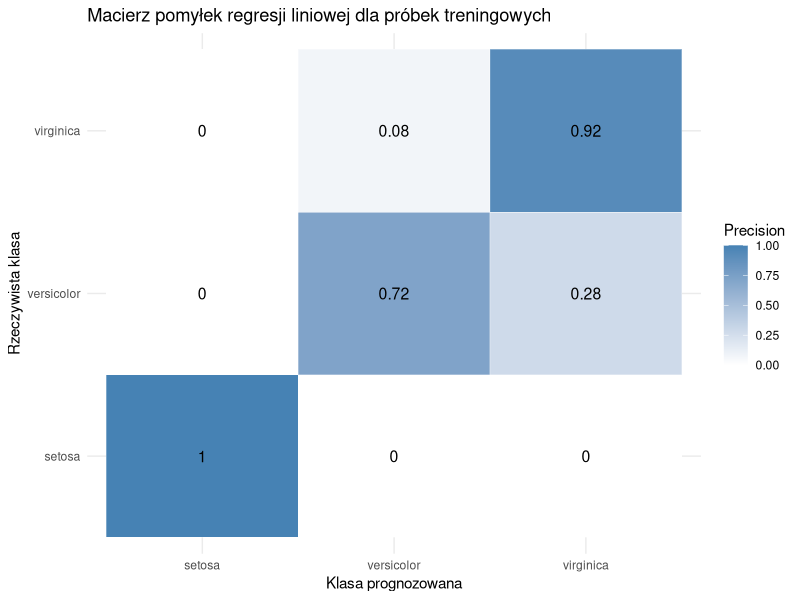
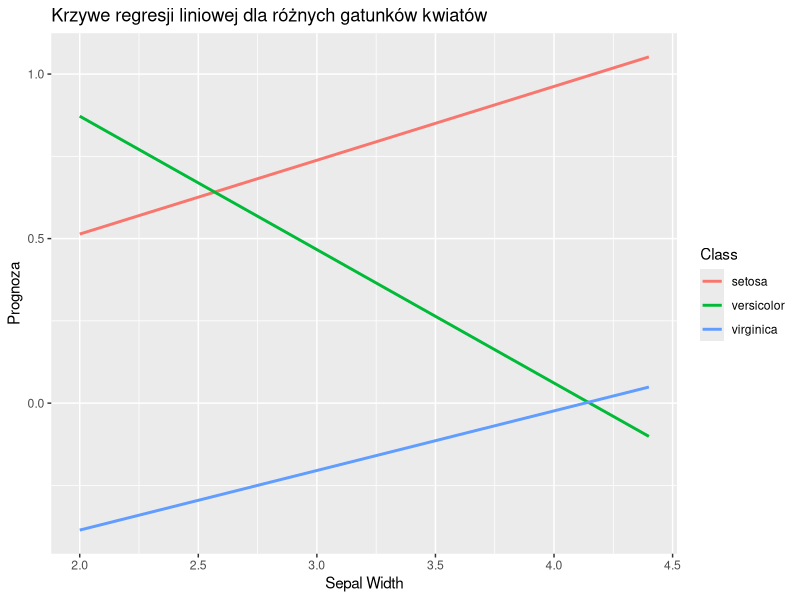
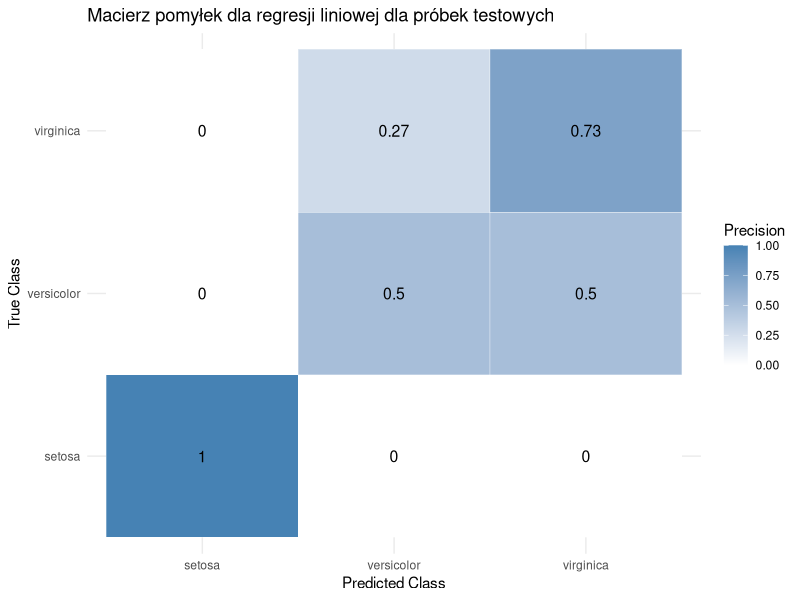
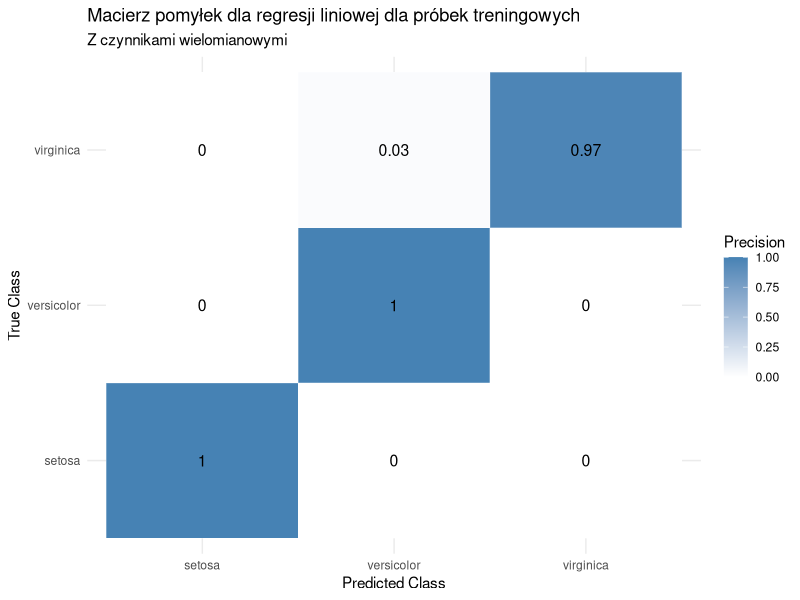
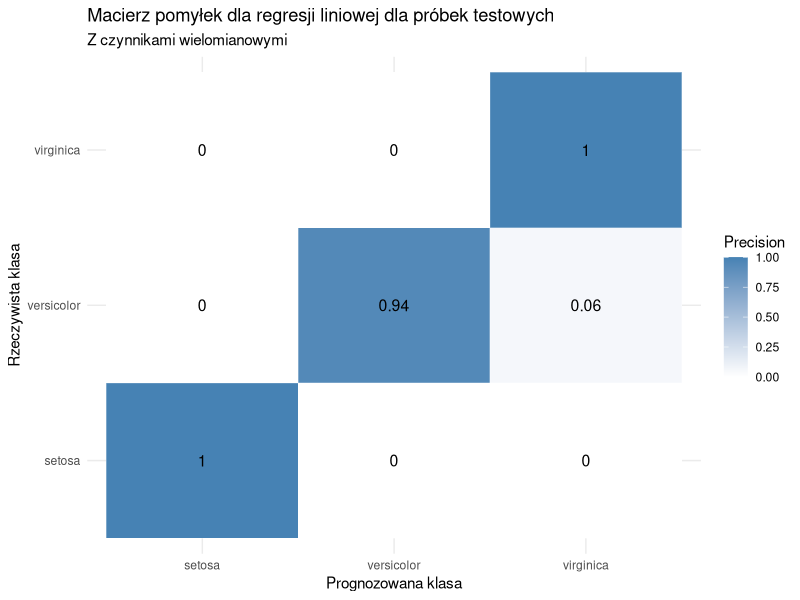
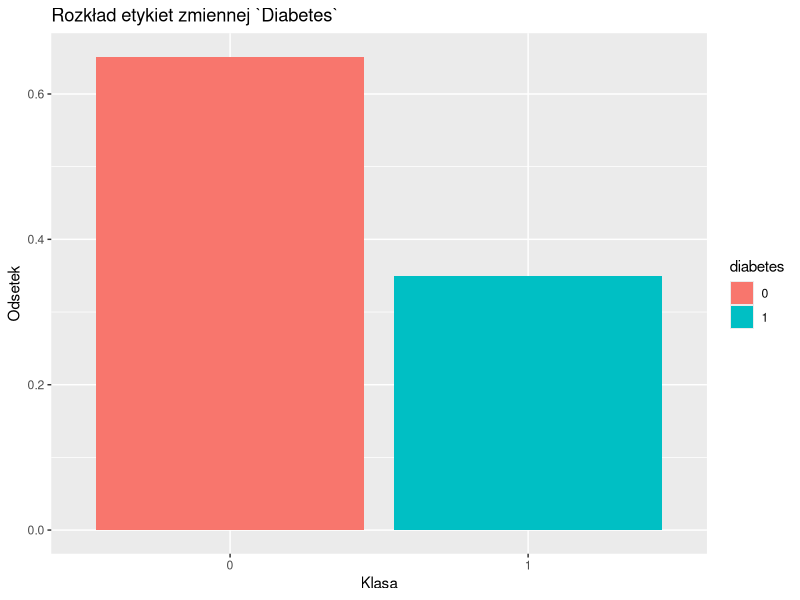
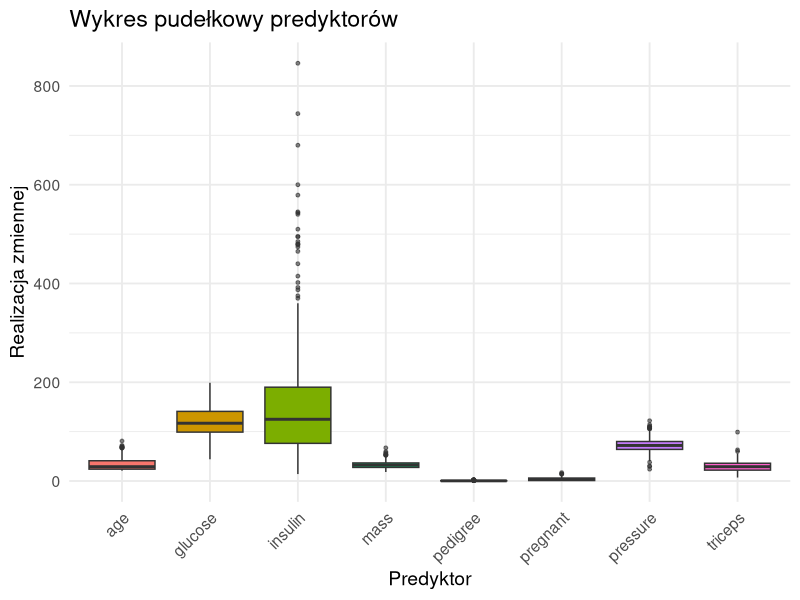
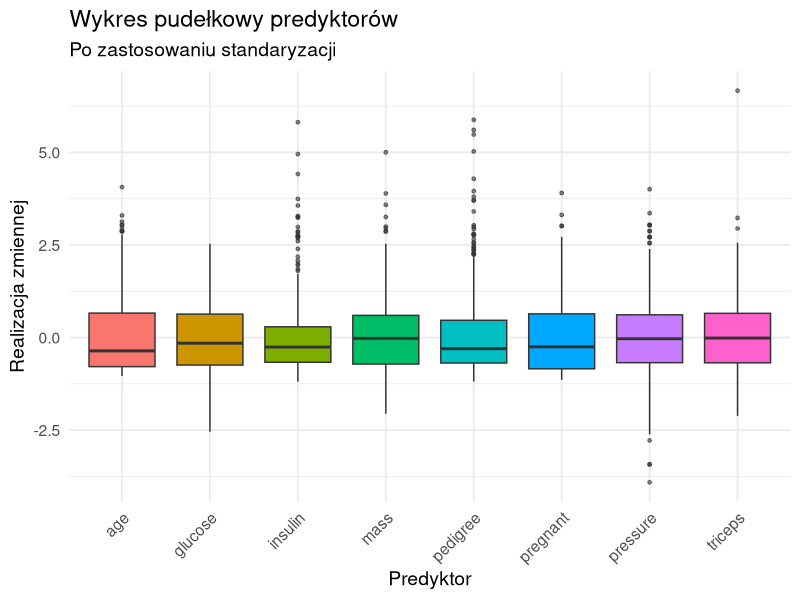

Write the R code that produced these figures, in order. (Note: this script raises an error after producing the figures.)
## ---- chunk 1
knitr::opts_chunk$set(echo = FALSE, cache = FALSE)
knitr::opts_chunk$set(warning = FALSE, message = FALSE, include = FALSE) 
knitr::opts_chunk$set(fig.pos = "H", out.extra = '', fig.align = "center",
                      fig.height = 4, fig.width =6)
knitr::opts_chunk$set(dev.args = list(encoding = "CP1250.ENC"))

## ---- chunk 2
# Import necessary librarries
library(datasets)
library(caret)
library(reshape2)
library(ggplot2)
library(rlang)
library(dplyr)
library(tidyr)
library(class)
library(rpart)
library(e1071)

## ---- chunk 3
iris_df <- iris
## ---- chunk 4
split_ratio <- 0.7

train_indices <- sample(seq_len(nrow(iris_df)), size = split_ratio * nrow(iris_df))

train_data <- iris_df[train_indices, ]
test_data  <- iris_df[-train_indices, ]
## ---- chunk 5
# Extract class labels
classes <- unique(iris_df$Species)

predictors <- c("Sepal.Length","Sepal.Width", "Petal.Length", "Petal.Width")

# Function to fit one-vs-rest linear regression model for a given class
model_fitter <- function(train_data, cls) {
  binary_response <- ifelse(train_data$Species == cls, 1, 0)
  lm(binary_response ~ Sepal.Length + Sepal.Width + Petal.Length + Petal.Width,
     data = train_data)
}

# Train a model for each class
models <- lapply(classes, function(cls) model_fitter(train_data, cls))

# Function to predict class with the highest predicted value
predict_multiclass <- function(data, models) {
  preds <- sapply(models, function(model) predict(model, newdata = data))
  preds <- as.matrix(preds)
  colnames(preds) <- classes

  max_indices <- apply(preds, 1, which.max)
  predicted_classes <- factor(classes[max_indices], levels = classes)

  return(predicted_classes)
}

## ---- chunk 6
# Predict ondata
predicted.classes <- predict_multiclass(iris_df, models)

iris_df$Predicted.Species <- predicted.classes
## ---- chunk 7
# Find the true labels
G <- iris_df[train_indices, "Species"]

# Find the predicted labels
G.hat <- predicted.classes[train_indices]

# Create a confussion matrix
conf.matrix <- confusionMatrix(data = G.hat, reference = G)$table

# Normalize the matrix by columns and melt the matrix
conf.matrix <- melt(prop.table(conf.matrix, margin = 2))

# Rename the columns of the matrix
colnames(conf.matrix) <- c("Predicted.label", "True.label", "Precision")


# Plot the confussion matrix as heatmap
ggplot(conf.matrix, aes(x = Predicted.label, y = True.label, fill = Precision)) +
  geom_tile(color = "white") +
  geom_text(aes(label = round(Precision, 2)), size = 4) +
  scale_fill_gradient(low = "white", high = "steelblue") +
  labs(title = "Macierz pomyłek regresji liniowej dla próbek treningowych",
       x = "Klasa prognozowana", y = "Rzeczywista klasa", fill = "Precision") +
  theme_minimal()

## ---- chunk 8
create_linreg_data <- function(class, predictor = "Sepal.Length"){
  class_idx <- which(classes == class)
  model_do_wykresu <- models[[class_idx]] # Find the model for this particular class
  wspolczynniki <- coef(model_do_wykresu)  # Find the model coefficients

  przewidywane_wartosci <- wspolczynniki[1]  + wspolczynniki[predictor] * train_data[[predictor]] # Find the prediction error
  wartosci_regresji <- data.frame("X" = train_data[[predictor]], # Create data frame
                                   "Y" = przewidywane_wartosci,
                                   "Class" = class)
  colnames(wartosci_regresji) = c(predictor, "Y", "Class") # Set the column names
  return(wartosci_regresji)
}
## ---- chunk 9
predictor <- "Sepal.Width" # Wybiera predyktor

dfs <- lapply(classes, function(x) {create_linreg_data(x, predictor)}) # Tworzy listę ramek danych
combined_df <- bind_rows(dfs) # Łączy ramki danych

# Tworzy wykres liniowy
p1 <- ggplot(combined_df, aes(x = !!sym(predictor), y = Y, color = Class)) +
  geom_line(size = 1) +
  labs(title = "Krzywe regresji liniowej dla różnych gatunków kwiatów",
       x = gsub("\\.", " ", predictor), # Etykieta osi X
       y = "Prognoza", # Etykieta osi Y
       color = "Class") # Etykieta legendy
print(p1)
## ---- chunk 10
# Find the true labels
G <- iris_df[-train_indices, "Species"]

# Find the predicted labels
G.hat <- predicted.classes[-train_indices]

# Create a confussion matrix
conf.matrix <- confusionMatrix(data = G.hat, reference = G)$table

# Normalize the matrix by columns and melt the matrix
conf.matrix <- melt(prop.table(conf.matrix, margin = 2))

# Rename the columns of the matrix
colnames(conf.matrix) <- c("Predicted.label", "True.label", "Precision")


# Plot the confussion matrix as heatmap
ggplot(conf.matrix, aes(x = Predicted.label, y = True.label, fill = Precision)) +
  geom_tile(color = "white") +
  geom_text(aes(label = round(Precision, 2)), size = 4) +
  scale_fill_gradient(low = "white", high = "steelblue") +
  labs(title = "Macierz pomyłek dla regresji liniowej dla próbek testowych",
       x = "Predicted Class", y = "True Class", fill = "Precision") +
  theme(legend.position = "none") +
  theme_minimal()
## ---- chunk 11

# Creating the polynomial features
iris_df$Sepal.Length2 <- iris_df$Sepal.Length^2
iris_df$Sepal.Width2 <- iris_df$Sepal.Width^2
iris_df$Petal.Length2 <- iris_df$Petal.Length^2
iris_df$Petal.Width2 <- iris_df$Petal.Width^2

iris_df$Sepal.Length_Sepal.Width <- iris_df$Sepal.Length * iris_df$Sepal.Width
iris_df$Sepal.Length_Petal.Length <- iris_df$Sepal.Length * iris_df$Petal.Length
iris_df$Sepal.Length_Petal.Width <- iris_df$Sepal.Length * iris_df$Petal.Width
iris_df$Sepal.Width_Petal.Length <- iris_df$Sepal.Width * iris_df$Petal.Length
iris_df$Sepal.Width_Petal.Width <- iris_df$Sepal.Width * iris_df$Petal.Width
iris_df$Petal.Length_Petal.Width <- iris_df$Petal.Length * iris_df$Petal.Width

## ---- chunk 12
train_indices <- sample(seq_len(nrow(iris_df)), size = split_ratio * nrow(iris_df))

iris_df <-   iris_df %>% mutate(Predicted.Species = NULL)

train_data <- iris_df[train_indices, ]
test_data <- iris_df[-train_indices, ]

## ---- chunk 13
# Train a model for each class

# Function to fit one-vs-rest linear regression model for a given class


model_fitter <- function(train_data, cls) {
  binary_response <- ifelse(train_data$Species == cls, 1, 0)
  lm(binary_response ~ ., data = train_data[, names(train_data) != "Species"])
}

models <- lapply(classes, function(cls) model_fitter(train_data, cls))


## ---- chunk 14
# Predict on data
predicted.classes <- predict_multiclass(iris_df, models)

iris_df$Predicted.Species <- predicted.classes

## ---- chunk 15
# Find the true labels
G <- iris_df[train_indices, "Species"]

# Find the predicted labels
G.hat <- predicted.classes[train_indices]

# Create a confussion matrix
conf.matrix <- confusionMatrix(data = G.hat, reference = G)$table

# Normalize the matrix by columns and melt the matrix
conf.matrix <- melt(prop.table(conf.matrix, margin = 2))

# Rename the columns of the matrix
colnames(conf.matrix) <- c("Predicted.label", "True.label", "Precision")


# Plot the confussion matrix as heatmap
ggplot(conf.matrix, aes(x = Predicted.label, y = True.label, fill = Precision)) +
  geom_tile(color = "white") +
  geom_text(aes(label = round(Precision, 2)), size = 4) +
  scale_fill_gradient(low = "white", high = "steelblue") +
  labs(title = "Macierz pomyłek dla regresji liniowej dla próbek treningowych",
       subtitle = "Z czynnikami wielomianowymi",
       x = "Predicted Class", y = "True Class", fill = "Precision") +
  theme_minimal()

## ---- chunk 16
# Find the true labels
G <- iris_df[-train_indices, "Species"]

# Find the predicted labels
G.hat <- predicted.classes[-train_indices]

# Create a confussion matrix
conf.matrix <- confusionMatrix(data = G.hat, reference = G)$table

# Normalize the matrix by columns and melt the matrix
conf.matrix <- melt(prop.table(conf.matrix, margin = 2))

# Rename the columns of the matrix
colnames(conf.matrix) <- c("Predicted.label", "True.label", "Precision")


# Plot the confussion matrix as heatmap
ggplot(conf.matrix, aes(x = Predicted.label, y = True.label, fill = Precision)) +
  geom_tile(color = "white") +
  geom_text(aes(label = round(Precision, 2)), size = 4) +
  scale_fill_gradient(low = "white", high = "steelblue") +
  labs(title = "Macierz pomyłek dla regresji liniowej dla próbek testowych",
       subtitle  = "Z czynnikami wielomianowymi",
       x = "Prognozowana klasa", y = "Rzeczywista klasa", fill = "Precision") +
  theme_minimal()

## ---- chunk 17
library("mlbench")
data("PimaIndiansDiabetes2")
pimaindians.df <- PimaIndiansDiabetes2

## ---- chunk 18
pimaindians.df  <-  pimaindians.df %>% mutate(diabetes = ifelse(pimaindians.df$diabetes == "pos", 1, 0))

pimaindians.df$diabetes <- factor(pimaindians.df$diabetes)
## ---- chunk 19
# Probability for each class of `diabetes` target variable.
probs <- pimaindians.df %>%
  group_by(diabetes) %>%
  summarise(liczba = n()) %>%
  mutate(prawdopodobienstwo = liczba / sum(liczba))

probs$diabetes <- factor(probs$diabetes)

ggplot(probs, aes(x = diabetes, y = prawdopodobienstwo, fill = diabetes)) +
  geom_bar(stat = "identity") +
  labs(x = "Klasa", y = "Odsetek", title = "Rozkład etykiet zmiennej `Diabetes`")

## ---- chunk 20
# Find predictors
predictors <- setdiff(colnames(pimaindians.df), "diabetes")

# Dataframe with predictors
X <- pimaindians.df[predictors]

# Convert to long format
X.long <- X %>%
  pivot_longer(cols = everything(),
               names_to = "predictor",
               values_to = "realization")

# Plotting boxplots
ggplot(X.long, aes(x = predictor, y = realization, fill = predictor)) +
  geom_boxplot(outlier.size = 1, outlier.alpha = 0.6) +  # boxplot with smaller, semi-transparent outliers
  theme_minimal(base_size = 14) +                        # clean minimal theme with base font size 14
  theme(
    axis.text.x = element_text(angle = 45, hjust = 1),  # rotate x-axis labels 45 degrees for better readability
    legend.position = "none"                             # hide legend (fill color is redundant with x-axis labels)
  ) +
  labs(
    x = "Predyktor",                                     # etykieta osi X
    y = "Realizacja zmiennej",                           # etykieta osi Y
    title = "Wykres pudełkowy predyktorów"               # tytuł wykresu
  )

## ---- chunk 21

X.std <- data.frame(apply(X, 2, function(x){ (x - mean(x, na.rm = TRUE))/ sd(x, na.rm = TRUE)}
))

# Convert to long format
X.std.long <- X.std %>%
  pivot_longer(cols = everything(),
               names_to = "predictor",
               values_to = "realization")


# Plotting boxplots
ggplot(X.std.long, aes(x = predictor, y = realization, fill = predictor)) +
  geom_boxplot(outlier.size = 1, outlier.alpha = 0.6) +  # boxplot with smaller, semi-transparent outliers
  theme_minimal(base_size = 14) +                        # clean minimal theme with base font size 14
  theme(
    axis.text.x = element_text(angle = 45, hjust = 1),  # rotate x-axis labels 45 degrees for better readability
    legend.position = "none"                             # hide legend (fill color is redundant with x-axis labels)
  ) +
  labs(
    x = "Predyktor",                                     # etykieta osi X
    y = "Realizacja zmiennej",                           # etykieta osi Y
    title = "Wykres pudełkowy predyktorów",               # tytuł wykresu
    subtitle = "Po zastosowaniu standaryzacji"            # Podtytuł wykresu
  )


## ---- chunk 22
# Apply the standarization to the dataframe
pimaindians.df[predictors] = X.std


pimaindians.long.df <- pimaindians.df %>% pivot_longer( cols = where(is.numeric), values_to = "realization", 
                                                        names_to = "predictor")

# Plotting boxplots
ggplot(pimaindians.long.df, aes(x = predictor, y = realization, fill = diabetes)) +
  geom_boxplot(outlier.size = 1, outlier.alpha = 0.6) +  # boxplot with smaller, semi-transparent outliers
  theme_minimal(base_size = 14) +                        # clean minimal theme with base font size 14
  theme(
    axis.text.x = element_text(angle = 45, hjust = 1)  # rotate x-axis labels 45 degrees for better readability
  ) +
  labs(
    x = "Predyktor",                                     # etykieta osi X
    y = "Realizacja zmiennej",                           # etykieta osi Y
    title = "Wykres pudełkowy predyktorów po zastosowaniu standaryzacji",               # tytuł wykresu
  )


## ---- chunk 23
split_ratio <- 0.7


# Imputation by mean
pimaindians.df <- pimaindians.df %>%
  mutate(across(where(is.numeric), ~ ifelse(is.na(.), mean(., na.rm = TRUE), .)))


train_indices <- sample(seq_len(nrow(pimaindians.df)), size = split_ratio * nrow(pimaindians.df))

train_data <- pimaindians.df[train_indices, ]
test_data  <- pimaindians.df[-train_indices, ]


train.X <- train_data[, predictors] # Training set of predictors
train.Y <- train_data[, c("diabetes")] # Training set of target variable

test.X <- test_data[, predictors] # Testing set of predictors
test.Y <- test_data[, c("diabetes")]  # Testing set of target variable

## ---- chunk 24
# Build the KNN model
KNN_build <- function(k){
knn_pred <- knn(train = train.X, test = test.X, cl = train.Y, k = k)

return (knn_pred)
}

knn_pred <- KNN_build(5)
## ---- chunk 25
tree_model <- rpart(diabetes ~ ., data = train_data, method = "class")
tree_pred <- predict(tree_model, test.X, type = "class")

## ---- chunk 26
nb_model <- naiveBayes(x = train.X, y = train.Y)
nb_pred <- predict(nb_model, newdata = test.X)
## ---- chunk 27

plot_confusion_matrix <- function(predictions, true_labels, model_name = "Model", subtitle = "") {
  
  predictions <- as.factor(predictions)
  true_labels <- as.factor(true_labels)
  levels(predictions) <- levels(true_labels)
  
  conf_raw <- confusionMatrix(data = predictions, reference = true_labels)
  conf_table <- conf_raw$table
  
  conf_melted <- melt(prop.table(conf_table, margin = 2))
  colnames(conf_melted) <- c("Predicted.label", "True.label", "Precision")
  
  if (all(levels(true_labels) %in% c("0", "1"))) {
    conf_melted$Predicted.label <- factor(conf_melted$Predicted.label, levels = c("0", "1"))
    conf_melted$True.label <- factor(conf_melted$True.label, levels = c("0", "1"))
  }

  p <- ggplot(conf_melted, aes(x = Predicted.label, y = True.label, fill = Precision)) +
    geom_tile(color = "white") +
    geom_text(aes(label = round(Precision, 2)), size = 4) +
    scale_fill_gradient(low = "white", high = "steelblue") +
    labs(title = paste("Macierz pomyłek -", model_name),
         subtitle = subtitle,
         x = "Prognozowana klasa", y = "Rzeczywista klasa", fill = "Precision") +
    theme_minimal()
  
  class_precisions <- filter(conf_melted, Predicted.label == True.label)
  precision.0 <- class_precisions[class_precisions$True.label == "0", "Precision"]
  precision.1 <- class_precisions[class_precisions$True.label == "1", "Precision"]

  return(list(
    plot = p,
    precision.0 = precision.0,
    precision.1 = precision.1
  ))
}


knn_result <- plot_confusion_matrix(knn_pred, test.Y, model_name = "KNN", subtitle = "k = 5")
tree_result <- plot_confusion_matrix(tree_pred, test.Y, model_name = "Drzewo decyzyjne")
nb_result   <- plot_confusion_matrix(nb_pred, test.Y, model_name = "Naiwny Bayes")

## ---- chunk 28
print(knn_result$plot)
## ---- chunk 29
print(tree_result$plot)
## ---- chunk 30
print(nb_result $plot)
## ---- chunk 31
plot_classification_error <- function(param_values, model_function, param_name = "Parametr", model_label = "Model") {
  
  errors <- sapply(param_values, function(p) {
    pred <- model_function(p)
    mean(pred != test.Y)
  })
  
  df <- data.frame(param = param_values, CE = errors)
  best_param <- df$param[which.min(df$CE)]
  min_CE <- min(df$CE)
  
  p <- ggplot(df, aes(x = param, y = CE)) +
    geom_line(color = "blue", size = 1) +
    geom_point(color = "red", size = 1.8) +
    geom_point(data = subset(df, param == best_param), aes(x = param, y = CE), 
               color = "green", size = 2.5) +
    labs(
      title = paste("Błąd klasyfikacji w zależności od", param_name),
      subtitle = paste("Model:", model_label),
      x = param_name,
      y = "Błąd klasyfikacji"
    ) +
    scale_x_continuous(breaks = param_values[seq(1, length(param_values), by = 2)]) +
    scale_y_continuous(labels = scales::percent_format(accuracy = 1)) +
    theme_minimal(base_size = 12) +
    theme(
      plot.title = element_text(face = "bold", size = 14),
      plot.subtitle = element_text(size = 11),
      axis.title = element_text(size = 12),
      axis.text = element_text(angle = 45, size = 10),
      panel.grid.minor = element_blank()
    )
  return(list(
    plot = p,
    best_param = best_param,
    min_error = min_CE,
    data = df
  ))
}


## ---- chunk 32
knnfun <- plot_classification_error(
  param_values = 1:25,
  model_function = KNN_build,
  param_name = "Liczba sąsiadów (k)",
  model_label = "KNN"
)

knnfun$plot

## ---- chunk 33

Tree_build <- function(cp_value) {
  model <- rpart(diabetes ~ ., data = train_data, method = "class",
                 control = rpart.control(cp = cp_value))
  predict(model, test.X, type = "class")
}

treefun <- plot_classification_error(
  param_values = seq(0.001, 0.05, by = 0.002),
  model_function = Tree_build,
  param_name = "Parametr cp",
  model_label = "Drzewo decyzyjne"
)

treefun$plot

## ---- chunk 34
NB_build <- function(laplace_value) {
  model <- naiveBayes(diabetes ~ ., data = train_data, laplace = laplace_value)
  predict(model, test.X)
}

nbfun <- plot_classification_error(
  param_values = 0:5,
  model_function = NB_build,
  param_name = "Laplace smoothing",
  model_label = "Naiwny klasyfikator Bayesa"
)

nbfun$plot

## ---- chunk 35
library(caret)
library(ggplot2)
library(scales)

cv_model_error_plot <- function(train.X, train.Y, method, param_name, param_values,
                                folds = 25, seed = 123, model_label = NULL) {
  
  train_data <- data.frame(X = train.X, Y = as.factor(train.Y))
  
  ctrl <- trainControl(method = "cv", number = folds)
  
  tune_grid <- data.frame(param_values)
  colnames(tune_grid) <- param_name
  
  set.seed(seed)
  model_cv <- train(Y ~ ., data = train_data,
                    method = method,
                    trControl = ctrl,
                    tuneGrid = tune_grid)
  
  results <- model_cv$results
  results$ClassificationError <- 1 - results$Accuracy
  
  best_param <- results[[param_name]][which.min(results$ClassificationError)]
  min_CE <- min(results$ClassificationError)
  
  if (is.null(model_label)) model_label <- method
  
  p <- ggplot(results, aes_string(x = param_name, y = "ClassificationError")) +
    geom_line(color = "blue") +
    geom_point(color = "red", size = 2.5) + 
    geom_point(data = subset(results, results[[param_name]] == best_param),
               aes_string(x = param_name, y = "ClassificationError"),
               color = "green", size = 2.5) +
    labs(title = paste("Błąd klasyfikacji w cross-validation dla", model_label),
         x = param_name,
         y = "Błąd klasyfikacji") +
    scale_y_continuous(labels = percent_format(accuracy = 1)) +
    theme_minimal()
  
  return(list(
    best_param = best_param,
    min_error = min_CE,
    plot = p
  ))
}


## ---- chunk 36
result_knn <- cv_model_error_plot(train.X, train.Y,
                                 method = "knn",
                                 param_name = "k",
                                 param_values = 1:25,
                                 model_label = "KNN")

print(result_knn$plot)

## ---- chunk 37
result_tree <- cv_model_error_plot(train.X, train.Y,
                                  method = "rpart",
                                  param_name = "cp",
                                  param_values = seq(0.001, 0.05, by = 0.005),
                                  model_label = "Drzewo decyzyjne")

print(result_tree$plot)


## ---- chunk 38

result_nb <- cv_model_error_plot(train.X, train.Y,
  method = "nb",           
  param_name = "fL",   
  param_values = seq(0, 2, by = 0.5),
  model_label = "Naive Bayes (Laplace smoothing)"
)
